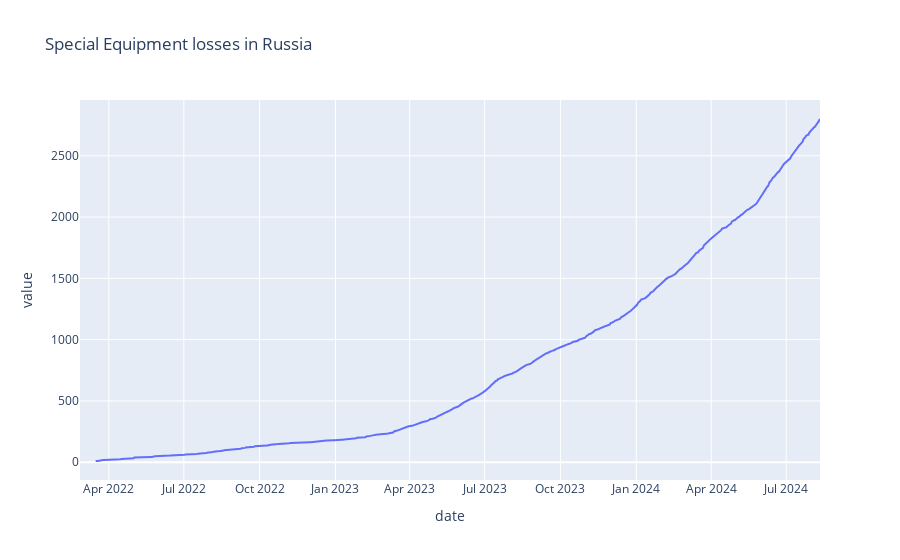

The cell this chart's notebook holds for it:
### Markdown cell above
**APC - field artillery - cruise missalies - military auto - MRL**

**Military Auto - has not been tracked since 2022-05-01. joined with Fuel Tank into Vehicles and Fuel Tanks**

**Mobile SRBM System - has not been tracked since 2022-05-01. joined into Cruise Missiles**

### Code cell
fig = px.line(df_loss_e, x = 'date', y = ['special equipment'], template = 'plotly', title = 'Special Equipment losses in Russia')
fig.update_traces(showlegend = False)
fig.show()

### Figure 1 — Plotly figure (JSON) as saved in the notebook; plotly's stock layout.template omitted (floating-point values rounded to 4 significant figures; data arrays with more than 128 entries replaced by an {"elided": "..."} marker saying what was removed)
{"data": [{"hovertemplate": "variable=special equipment<br>date=%{x}<br>value=%{y}<extra></extra>", "legendgroup": "special equipment", "line": {"color": "#636efa", "dash": "solid"}, "marker": {"symbol": "circle"}, "mode": "lines", "name": "special equipment", "orientation": "v", "showlegend": false, "type": "scatter", "x": {"elided": "899 str values"}, "xaxis": "x", "y": {"elided": "899 float values"}, "yaxis": "y"}], "layout": {"legend": {"title": {"text": "variable"}, "tracegroupgap": 0}, "title": {"text": "Special Equipment losses in Russia"}, "xaxis": {"anchor": "y", "domain": [0.0, 1.0], "title": {"text": "date"}}, "yaxis": {"anchor": "x", "domain": [0.0, 1.0], "title": {"text": "value"}}}}
